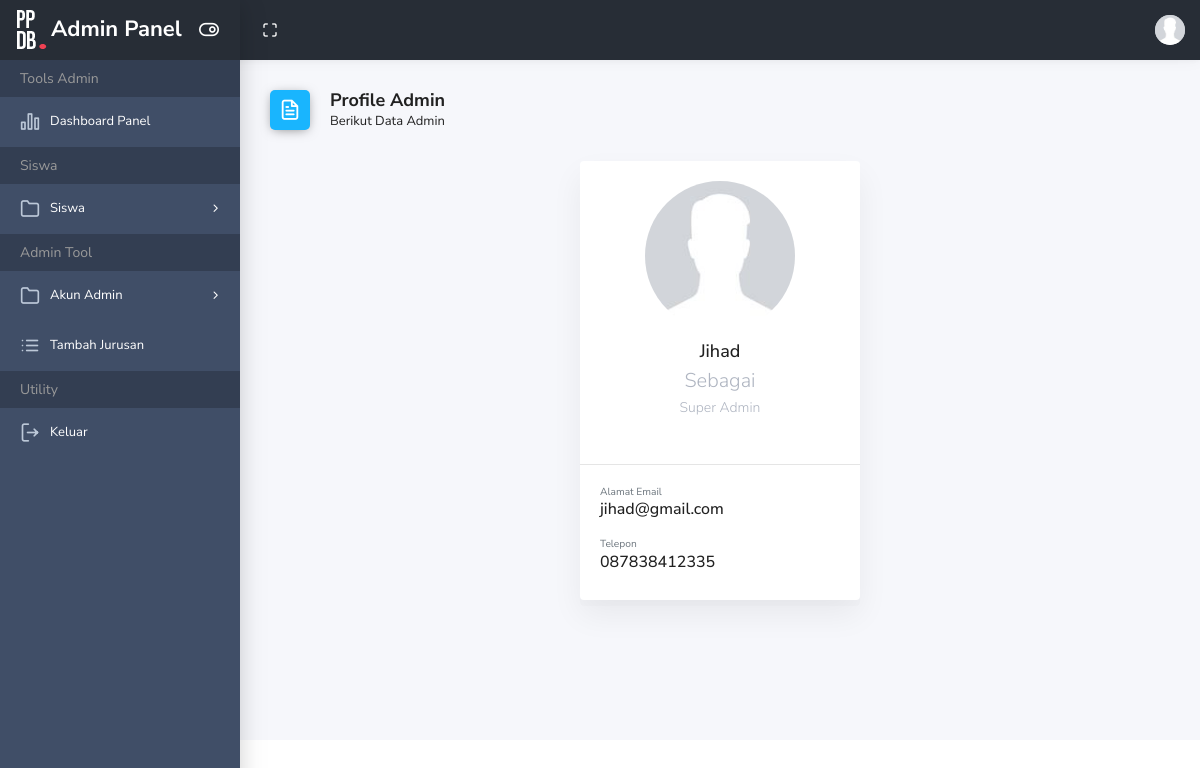
Screenshot of /admin-panel/profile.php?id=SA03 (signed in) with the database file from the repository.
### tables this page shows
CREATE TABLE `tabel_admin` (
  `kode_admin` varchar(5) NOT NULL,
  `nama` varchar(100) NOT NULL,
  `username` varchar(20) NOT NULL,
  `password` varchar(100) NOT NULL,
  `email` varchar(75) DEFAULT NULL,
  `no_telp` char(13) DEFAULT NULL,
  PRIMARY KEY (`kode_admin`)
);

### admin-panel/profile.php (the view)
<?php
include "header.php";
$sqlEdit = mysqli_query($konek, "SELECT kode_admin, left(kode_admin,2) as gen, nama, email, no_telp FROM tabel_admin WHERE kode_admin='$_GET[id]'");
$e=mysqli_fetch_array($sqlEdit);
if ($e['gen'] == "SA") {
    $jen = "Super Admin";
}else {
    $jen = "General Admin";
}
?>
                <div class="main-content">
                    <div class="container-fluid">
                        <div class="page-header">
                            <div class="row align-items-end">
                                <div class="col-lg-8">
                                    <div class="page-header-title">
                                        <i class="ik ik-file-text bg-blue"></i>
                                        <div class="d-inline">
                                            <h5>Profile Admin</h5>
                                            <span>Berikut Data Admin</span>
                                        </div>
                                    </div>
                                </div>
                            </div>
                        </div>
                        <div class="row justify-content-center">
                            <div class="col-lg-4 col-md-7">
                                <div class="card">
                                    <div class="card-body">
                                        <div class="text-center">
                                            <img src="img/default.jpg" class="rounded-circle" width="150" />
                                            <h4 class="card-title mt-10"><?php echo $e['nama'] ?></h4>
                                            <h5 class="card-subtitle">Sebagai</h5>
                                            <p class="card-subtitle"><?php echo $jen ?></p>
                                        </div>
                                    </div>
                                    <hr class="mb-0">
                                    <div class="card-body">
                                        <small class="text-muted d-block">Alamat Email</small>
                                        <h6><?php echo $e['email'] ?></h6>
                                        <small class="text-muted d-block pt-10">Telepon</small>
                                        <h6><?php echo $e['no_telp'] ?></h6>
                                    </div>
                                </div>
                            </div>
                        </div>
                    </div>
                </div>
<?php include "footer.php"?>

### rows the page displays
tabel_admin: nama "Jihad", email "jihad@gmail.com", no_telp "087838412335"

### other values shown
$jen "Super Admin"
